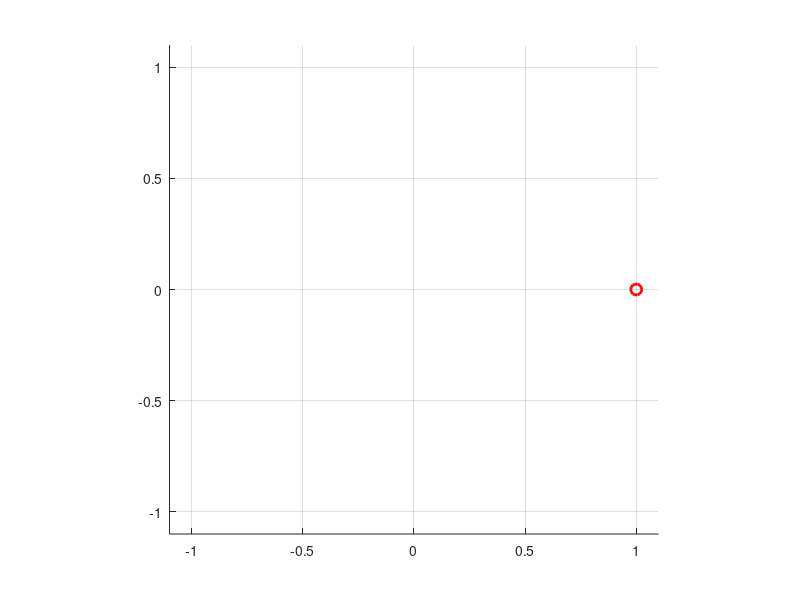

The MATLAB script that drew this image: (Note: this script raises an error after producing the figure.)
% Dati di esempio
N = 100; % Numero di punti
t = linspace(0, 2*pi, N); % Tempo
x = cos(t); % Coordinate x nel tempo
y = sin(t); % Coordinate y nel tempo
data = [x; y]; % Array 2xN

% Plot dinamico
figure;
hold on;
axis equal;
grid on;
xlim([min(x)-0.1, max(x)+0.1]);
ylim([min(y)-0.1, max(y)+0.1]);
h = plot(data(1, 1), data(2, 1), 'ro', 'MarkerSize', 8, 'LineWidth', 2); % Punto iniziale

for k = 1:N
    % Aggiorna la posizione del punto
    h.XData = data(1, k);
    h.YData = data(2, k);
    
    % Aggiorna il grafico
    drawnow; % Aggiorna immediatamente il plot
    % pause(0.05); % Pausa per simulare un'animazione
end
